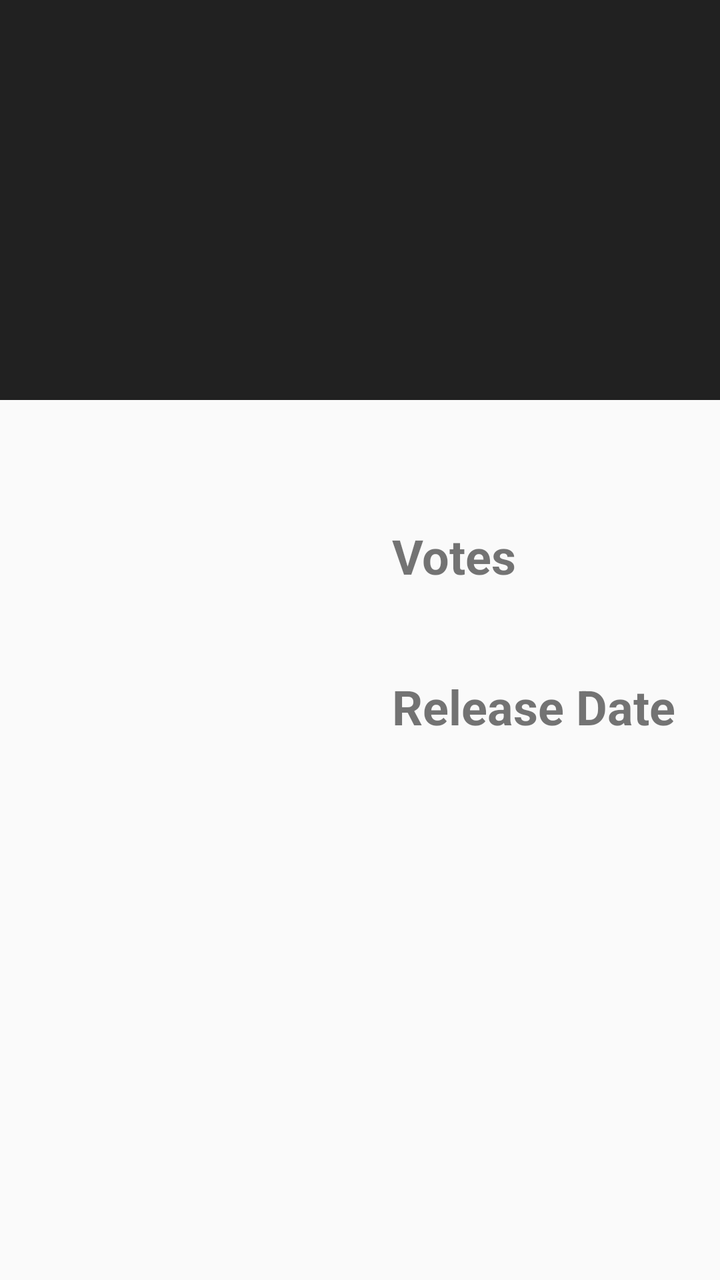
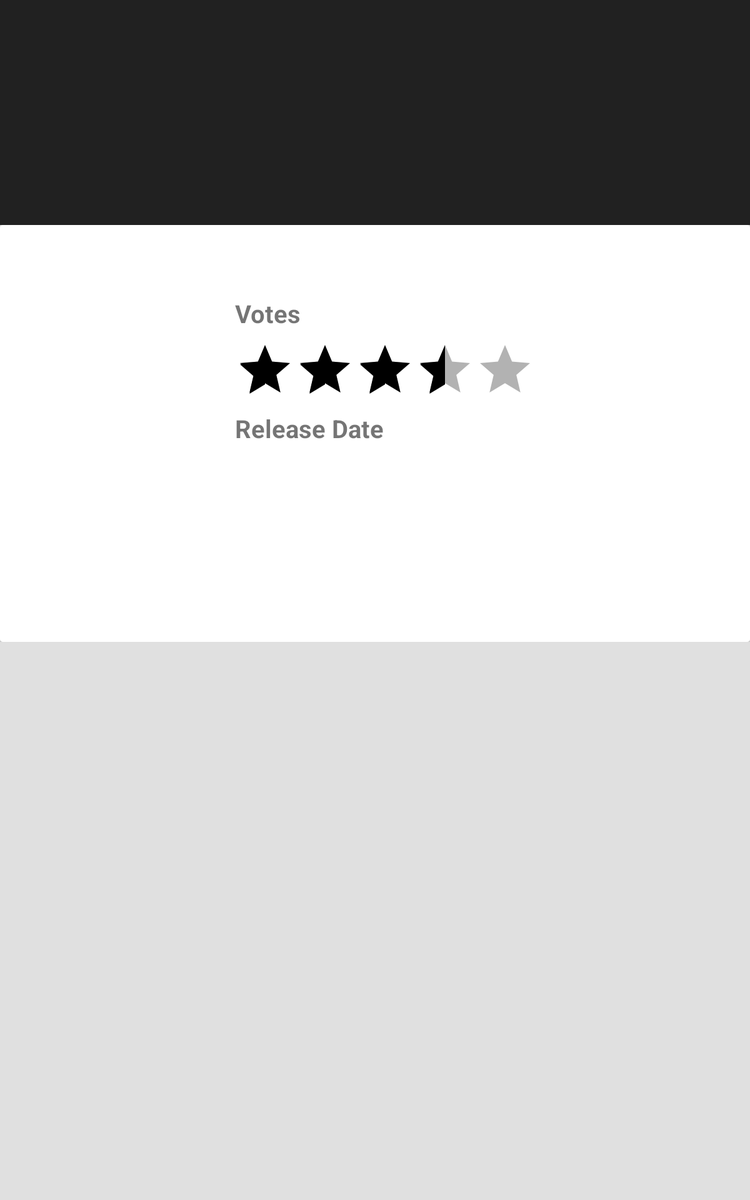

Two renders of one Android screen. The first uses the default layout on a phone; the second uses the alternative layout the repository ships for a different screen configuration, on a matching device. The two XML files are below.
<!-- AndroidManifest.xml: activity theme AppTheme.NoActionBar -->
<!-- res/layout/fragment_details.xml -->
<LinearLayout xmlns:android="http://schemas.android.com/apk/res/android"
    xmlns:app="http://schemas.android.com/apk/res-auto"
    xmlns:tools="http://schemas.android.com/tools"
    android:layout_width="match_parent"
    android:layout_height="match_parent"
    tools:context="io.github.the_dagger.movies.DetailsActivityFragment"
    tools:showIn="@layout/activity_details">
    <android.support.design.widget.CoordinatorLayout xmlns:android="http://schemas.android.com/apk/res/android"
        xmlns:app="http://schemas.android.com/apk/res-auto"
        android:layout_width="match_parent"
        android:layout_height="match_parent">

                <android.support.design.widget.AppBarLayout
                    android:layout_width="match_parent"
                    android:layout_height="200dp"
                    android:id="@+id/place"
                    android:theme="@style/AppTheme.AppBarOverlay">

                    <android.support.design.widget.CollapsingToolbarLayout
                        android:id="@+id/collapsing_toolbar"
                        android:layout_width="match_parent"
                        android:layout_height="match_parent"
                        app:contentScrim="?attr/colorPrimary"
                        app:layout_scrollFlags="scroll|exitUntilCollapsed">

                        <ImageView
                            android:id="@+id/backdrop"
                            android:layout_width="match_parent"
                            android:layout_height="match_parent"
                            android:scaleType="centerCrop"
                            app:layout_collapseMode="parallax" />


                        <android.support.v7.widget.Toolbar
                            android:id="@+id/toolbar"
                            android:layout_width="match_parent"
                            android:layout_height="?attr/actionBarSize"
                            app:layout_collapseMode="pin" />
                    </android.support.design.widget.CollapsingToolbarLayout>
                </android.support.design.widget.AppBarLayout>
        <android.support.v4.widget.NestedScrollView
            android:layout_width="match_parent"
            android:id="@+id/scrollView"
            android:layout_height="match_parent"
            app:layout_behavior="@string/appbar_scrolling_view_behavior">
        <RelativeLayout
            android:id="@+id/detail_activity_relative_layout"
            android:layout_width="wrap_content"
            android:layout_height="wrap_content">

            <ImageView
                android:id="@+id/posterImageDetail"
                android:layout_width="180dp"
                android:layout_height="250dp"
                android:layout_marginRight="8dp"
                android:layout_marginTop="8dp" />

            <LinearLayout
                android:id="@+id/linearLayout"
                android:layout_width="wrap_content"
                android:layout_height="wrap_content"
                android:layout_alignBottom="@+id/posterImageDetail"
                android:layout_marginLeft="8dp"
                android:layout_toEndOf="@id/posterImageDetail"
                android:layout_toRightOf="@id/posterImageDetail"
                android:gravity="center_vertical"
                android:orientation="vertical"
                android:layout_alignTop="@+id/posterImageDetail">

                <TextView
                    android:id="@+id/vote"
                    android:layout_width="wrap_content"
                    android:layout_height="wrap_content"
                    android:layout_marginBottom="8dp"
                    android:text="Votes"
                    android:textSize="24sp"
                    android:textStyle="bold" />

                <TextView
                    android:id="@+id/ratingDetail"
                    android:layout_width="wrap_content"
                    android:layout_height="wrap_content"
                    android:layout_marginBottom="8dp"
                    android:gravity="center"
                    android:textSize="20sp" />

                <TextView
                    android:id="@+id/releaseDateTitle"
                    android:layout_width="wrap_content"
                    android:layout_height="wrap_content"
                    android:layout_marginBottom="8dp"
                    android:text="Release Date"
                    android:textSize="24sp"
                    android:textStyle="bold" />

                <TextView
                    android:id="@+id/releaseDate"
                    android:layout_width="wrap_content"
                    android:layout_height="wrap_content"
                    android:gravity="center"
                    android:textSize="20sp" />
            </LinearLayout>

            <TextView
                android:id="@+id/movieDetailTitle"
                android:layout_width="match_parent"
                android:layout_height="wrap_content"
                android:layout_below="@id/posterImageDetail"
                android:layout_marginLeft="8dp"
                android:layout_marginRight="8dp"
                android:layout_marginTop="8dp"
                android:gravity="center_vertical"
                android:textSize="24sp"
                android:textStyle="bold" />

            <TextView
                android:id="@+id/movieSummary"
                android:layout_width="match_parent"
                android:layout_height="wrap_content"
                android:layout_below="@id/movieDetailTitle"
                android:layout_marginBottom="8dp"
                android:layout_marginLeft="8dp"
                android:layout_marginTop="8dp"
                android:layout_marginRight="8dp"
                android:singleLine="false"
                android:textSize="20sp" />
        </RelativeLayout>
    </android.support.v4.widget.NestedScrollView>
    </android.support.design.widget.CoordinatorLayout>
</LinearLayout>
<!-- res/layout/activity_details.xml (included above) -->
<?xml version="1.0" encoding="utf-8"?>
<LinearLayout xmlns:android="http://schemas.android.com/apk/res/android"
    android:layout_width="match_parent"
    android:layout_height="match_parent">
    <include layout="@layout/content_details" />
</LinearLayout>
<!-- res/layout/content_details.xml (included above) -->
<android.support.design.widget.CoordinatorLayout xmlns:android="http://schemas.android.com/apk/res/android"
    xmlns:app="http://schemas.android.com/apk/res-auto"
    xmlns:tools="http://schemas.android.com/tools"
    android:layout_width="match_parent"
    android:layout_height="match_parent"
    android:background="#ffe5e5e5"
    tools:context="io.github.the_dagger.movies.DetailsActivity"
    tools:showIn="@layout/activity_details">

    <android.support.design.widget.AppBarLayout
        android:id="@+id/place"
        android:layout_width="match_parent"
        android:layout_height="280dp"
        android:theme="@style/AppTheme.AppBarOverlay">

        <android.support.design.widget.CollapsingToolbarLayout
            android:id="@+id/collapsing_toolbar"
            android:layout_width="match_parent"
            android:layout_height="match_parent"
            app:contentScrim="?attr/colorPrimary"
            app:layout_scrollFlags="scroll|exitUntilCollapsed">

            <ImageView
                android:id="@+id/backdrop"
                android:layout_width="match_parent"
                android:layout_height="match_parent"
                android:scaleType="centerCrop"
                app:layout_collapseMode="parallax" />

            <android.support.v7.widget.Toolbar
                android:id="@+id/toolbar"
                android:layout_width="match_parent"
                android:layout_height="?attr/actionBarSize"
                app:layout_collapseMode="pin" />
        </android.support.design.widget.CollapsingToolbarLayout>
    </android.support.design.widget.AppBarLayout>

    <android.support.v4.widget.NestedScrollView
        android:id="@+id/scrollView"
        android:layout_width="match_parent"
        android:layout_height="match_parent"
        android:layout_marginBottom="8dp"
        android:background="#ffe5e5e5"
        app:layout_behavior="@string/appbar_scrolling_view_behavior">

        <LinearLayout
            android:layout_width="match_parent"
            android:layout_height="match_parent"
            android:orientation="vertical">

            <android.support.v7.widget.CardView xmlns:android="http://schemas.android.com/apk/res/android"
                android:layout_width="match_parent"
                android:layout_height="wrap_content"
                android:layout_margin="4dp"
                android:background="#ffe5e5e5"
                android:elevation="8dp"
                tools:targetApi="lollipop">

                
                
                
                
                <LinearLayout
                    android:layout_width="match_parent"
                    android:layout_height="match_parent"
                    android:orientation="vertical">

                    <LinearLayout
                        android:layout_width="match_parent"
                        android:layout_height="280dp"
                        android:orientation="horizontal">

                            <ImageView
                                android:id="@+id/posterImageDetail"
                                android:layout_width="180dp"
                                android:layout_height="wrap_content"
                                android:layout_marginBottom="8dp"
                                android:layout_marginLeft="8dp"
                                android:layout_marginTop="8dp"
                                android:scaleType="fitXY"
                                android:transitionName="@string/activity_image_trans"
                                tools:targetApi="lollipop" />

                        <LinearLayout
                            android:layout_width="match_parent"
                            android:layout_height="match_parent"
                            android:layout_margin="8dp"
                            android:gravity="center"
                            android:orientation="vertical">

                            <TextView
                                android:layout_width="wrap_content"
                                android:layout_height="wrap_content"
                                android:layout_marginBottom="4dp"
                                android:text="Language"
                                android:textAppearance="@android:style/TextAppearance.Material.Title"
                                android:textSize="20sp"
                                android:textStyle="bold"
                                android:typeface="sans"
                                tools:targetApi="lollipop" />

                            <TextView
                                android:id="@+id/language"
                                android:layout_width="wrap_content"
                                android:layout_height="wrap_content"
                                android:layout_marginBottom="8dp"
                                android:textAppearance="@android:style/TextAppearance.Material.Body1"
                                android:textColor="#000"
                                android:textSize="14sp"
                                android:typeface="sans"
                                tools:targetApi="lollipop" />

                            <TextView
                                android:id="@+id/releaseDateTitle"
                                android:layout_width="wrap_content"
                                android:layout_height="wrap_content"
                                android:layout_marginBottom="4dp"
                                android:text="Release Date"
                                android:textAppearance="@android:style/TextAppearance.Material.Title"
                                android:textSize="20sp"
                                android:textStyle="bold"
                                android:typeface="sans"
                                tools:targetApi="lollipop" />

                            <TextView
                                android:id="@+id/releaseDate"
                                android:layout_width="wrap_content"
                                android:layout_height="wrap_content"
                                android:textAppearance="@android:style/TextAppearance.Material.Body1"
                                android:textColor="#000"
                                android:textSize="14sp"
                                android:typeface="sans"
                                tools:targetApi="lollipop" />
                        </LinearLayout>

                    </LinearLayout>
                    <TextView
                        android:id="@+id/movieDetailTitle"
                        android:layout_width="match_parent"
                        android:layout_height="wrap_content"
                        android:layout_marginLeft="8dp"
                        android:layout_marginRight="8dp"
                        android:layout_marginTop="4dp"
                        android:gravity="center_vertical"
                        android:textAppearance="@android:style/TextAppearance.Material.Title"
                        android:textSize="20sp"
                        android:textStyle="bold"
                        android:typeface="sans"
                        tools:targetApi="lollipop" />
                    <TextView
                        android:id="@+id/movieSummary"
                        android:layout_width="match_parent"
                        android:layout_height="wrap_content"
                        android:layout_marginBottom="8dp"
                        android:layout_marginLeft="8dp"
                        android:layout_marginRight="8dp"
                        android:layout_marginTop="8dp"
                        android:singleLine="false"
                        android:textAppearance="@android:style/TextAppearance.Material.Body1"
                        android:textColor="#000"
                        android:textSize="14sp"
                        android:typeface="sans"
                        tools:targetApi="lollipop" />
                    
                </LinearLayout>
            </android.support.v7.widget.CardView>

            
            
            
            
            
            

            
            
            
            
            
            
            
            
            
            
            
            

            
            

            

            <android.support.v7.widget.CardView
                android:layout_width="match_parent"
                android:layout_height="wrap_content"
                android:layout_margin="4dp"
                android:background="#ffe5e5e5"
                android:elevation="8dp">

                <LinearLayout
                    android:layout_width="match_parent"
                    android:layout_height="match_parent"
                    android:orientation="vertical">

                    <TextView
                        android:id="@+id/vote"
                        android:layout_width="wrap_content"
                        android:layout_height="wrap_content"
                        android:layout_margin="8dp"
                        android:layout_marginBottom="8dp"
                        android:text="Votes"
                        android:textAppearance="@android:style/TextAppearance.Material.Title"
                        android:textSize="20sp"
                        android:textStyle="bold"
                        android:typeface="sans"
                        tools:targetApi="lollipop" />

                    <RatingBar
                        android:id="@+id/ratingBar1"
                        android:layout_width="wrap_content"
                        android:layout_height="wrap_content"
                        android:layout_margin="8dp"
                        android:isIndicator="true"
                        android:numStars="5"
                        android:stepSize="0.5"
                        android:theme="@style/RatingBar" />

                    <TextView
                        android:id="@+id/trailersText"
                        android:layout_width="wrap_content"
                        android:layout_height="wrap_content"
                        android:layout_margin="8dp"
                        android:text="Trailers"
                        android:textAppearance="@android:style/TextAppearance.Material.Title"
                        android:textSize="20sp"
                        android:textStyle="bold"
                        android:typeface="sans"
                        tools:targetApi="lollipop" />

                    <android.support.v7.widget.RecyclerView
                        android:id="@+id/trailerRv"
                        android:layout_width="match_parent"
                        android:layout_height="wrap_content"></android.support.v7.widget.RecyclerView>
                </LinearLayout>
            </android.support.v7.widget.CardView>

            <android.support.v7.widget.CardView
                android:id="@+id/reviewCardView"
                android:layout_width="match_parent"
                android:layout_height="wrap_content"
                android:layout_margin="4dp"
                android:background="?attr/selectableItemBackground"
                android:elevation="8dp">

                <LinearLayout
                    android:layout_width="match_parent"
                    android:layout_height="match_parent"
                    android:orientation="vertical">

                    <TextView
                        android:layout_width="match_parent"
                        android:layout_height="wrap_content"
                        android:layout_margin="8dp"
                        android:text="Reviews"
                        android:textAppearance="@android:style/TextAppearance.Material.Title"
                        android:textColor="#000"
                        android:textSize="20sp"
                        android:textStyle="bold"
                        android:typeface="sans"
                        tools:targetApi="lollipop" />

                    <android.support.v7.widget.RecyclerView
                        android:id="@+id/reviewRv"
                        android:layout_width="match_parent"
                        android:layout_height="wrap_content"></android.support.v7.widget.RecyclerView>
                </LinearLayout>
            </android.support.v7.widget.CardView>
        </LinearLayout>
    </android.support.v4.widget.NestedScrollView>

    <android.support.design.widget.FloatingActionButton
        android:id="@+id/fab"
        android:layout_width="wrap_content"
        android:layout_height="wrap_content"
        android:layout_margin="@dimen/activity_horizontal_margin"
        app:layout_anchor="@id/place"
        app:layout_anchorGravity="bottom|right|end" />
</android.support.design.widget.CoordinatorLayout>
<!-- resources referenced by this layout -->
<resources>
  <dimen name="activity_horizontal_margin">16dp</dimen>
  <string name="activity_image_trans">activity_image_transition</string>
  <style name="AppTheme.AppBarOverlay" parent="ThemeOverlay.AppCompat.Dark.ActionBar" />
  <style name="RatingBar" parent="Theme.AppCompat">
          <item name="colorControlNormal">@color/colorPrimaryDark</item>
          <item name="colorControlActivated">@color/colorPrimaryDark</item>
      </style>
  <!-- from res/values-v21/ -->
  <style name="AppTheme.NoActionBar">
          <item name="windowActionBar">false</item>
          <item name="android:windowContentTransitions">true</item>
          <item name="actionBarWidgetTheme">@style/Theme.AppCompat.CustomShareIcon</item>
          <item name="android:actionBarWidgetTheme">@style/Theme.AppCompat.CustomShareIcon</item>
          <item name="windowNoTitle">true</item>
      </style>
  <color name="colorPrimaryDark">#000000</color>
  <!-- from res/values-v21/ -->
  <style name="Theme.AppCompat.CustomShareIcon" parent="@style/Theme.AppCompat">
          <item name="actionModeShareDrawable">@drawable/ic_share_white_24dp</item> 
      </style>
</resources>
<!-- res/layout-sw600dp/fragment_details.xml (the repository's variant of the layout above) -->
<!-- drawn on a 7-inch tablet held upright -->
<LinearLayout xmlns:android="http://schemas.android.com/apk/res/android"
    xmlns:app="http://schemas.android.com/apk/res-auto"
    xmlns:tools="http://schemas.android.com/tools"
    android:layout_width="match_parent"
    android:layout_height="match_parent"
    tools:context="io.github.the_dagger.movies.DetailsActivityFragment"
    tools:showIn="@layout/activity_details">

    <android.support.design.widget.CoordinatorLayout xmlns:android="http://schemas.android.com/apk/res/android"
        xmlns:app="http://schemas.android.com/apk/res-auto"
        android:layout_width="match_parent"
        android:layout_height="match_parent">

        <android.support.design.widget.AppBarLayout
            android:id="@+id/place"
            android:layout_width="match_parent"
            android:layout_height="180dp"
            android:theme="@style/AppTheme.AppBarOverlay">

            <android.support.design.widget.CollapsingToolbarLayout
                android:id="@+id/collapsing_toolbar"
                android:layout_width="match_parent"
                android:layout_height="match_parent"
                app:contentScrim="?attr/colorPrimary"
                app:layout_scrollFlags="scroll|exitUntilCollapsed">

                <ImageView
                    android:id="@+id/backdrop"
                    android:layout_width="match_parent"
                    android:layout_height="match_parent"
                    android:scaleType="centerCrop"
                    app:layout_collapseMode="parallax" />


                <android.support.v7.widget.Toolbar
                    android:id="@+id/toolbar"
                    android:layout_width="match_parent"
                    android:layout_height="?attr/actionBarSize"
                    app:layout_collapseMode="pin" />
            </android.support.design.widget.CollapsingToolbarLayout>
        </android.support.design.widget.AppBarLayout>

        <android.support.v4.widget.NestedScrollView
            android:id="@+id/scrollView"
            android:layout_width="match_parent"
            android:background="#E0E0E0"
            android:layout_height="match_parent"
            app:layout_behavior="@string/appbar_scrolling_view_behavior">

            <LinearLayout
                android:layout_width="match_parent"
                android:layout_height="match_parent"
                android:layout_gravity="fill_vertical"
                android:orientation="vertical">
                <android.support.v7.widget.CardView xmlns:android="http://schemas.android.com/apk/res/android"
                    android:layout_width="match_parent"
                    android:elevation="8dp"
                    android:layout_height="wrap_content"
                    android:background="#ffe5e5e5">

                    <RelativeLayout
                        android:id="@+id/detail_activity_relative_layout"
                        android:layout_width="match_parent"
                        android:layout_height="wrap_content">

                        <ImageView
                            android:id="@+id/posterImageDetail"
                            android:layout_width="180dp"
                            android:layout_height="250dp"
                            android:transitionName="profile"
                            android:layout_marginTop="8dp"
                            />
                            <LinearLayout
                                android:id="@+id/linearLayout"
                                android:layout_width="wrap_content"
                                android:layout_height="match_parent"
                                android:layout_alignBottom="@+id/posterImageDetail"
                                android:layout_alignTop="@+id/posterImageDetail"
                                android:layout_toEndOf="@id/posterImageDetail"
                                android:layout_toRightOf="@id/posterImageDetail"
                                android:gravity="center_vertical"
                                android:orientation="vertical"
                                android:layout_margin="8dp">

                                <TextView
                                    android:id="@+id/vote"
                                    android:layout_width="wrap_content"
                                    android:layout_height="wrap_content"
                                    android:layout_marginBottom="8dp"
                                    android:text="Votes"
                                    android:textSize="20sp"
                                    android:textStyle="bold" />

                                <RatingBar
                                    android:rating="3.5"
                                    android:stepSize="0.5"
                                    android:numStars="5"
                                    android:id="@+id/ratingBar1"
                                    android:theme="@style/RatingBar"
                                    android:layout_width="wrap_content"
                                    android:layout_height="wrap_content"/>

                                <TextView
                                    android:id="@+id/releaseDateTitle"
                                    android:layout_width="wrap_content"
                                    android:layout_height="wrap_content"
                                    android:layout_marginBottom="8dp"
                                    android:text="Release Date"
                                    android:textSize="20sp"
                                    android:textStyle="bold" />

                                <TextView
                                    android:id="@+id/releaseDate"
                                    android:layout_width="wrap_content"
                                    android:layout_height="wrap_content"
                                    android:gravity="center"
                                    android:textSize="18sp" />
                            </LinearLayout>


                        <TextView
                            android:id="@+id/movieDetailTitle"
                            android:layout_width="match_parent"
                            android:layout_height="wrap_content"
                            android:layout_below="@id/posterImageDetail"
                            android:layout_marginLeft="8dp"
                            android:layout_marginRight="8dp"
                            android:layout_marginTop="8dp"
                            android:gravity="center_vertical"
                            android:textSize="20sp"
                            android:textStyle="bold" />

                        <TextView
                            android:id="@+id/movieSummary"
                            android:layout_width="match_parent"
                            android:layout_height="wrap_content"
                            android:layout_below="@id/movieDetailTitle"
                            android:layout_marginBottom="8dp"
                            android:layout_marginLeft="8dp"
                            android:layout_marginRight="8dp"
                            android:layout_marginTop="8dp"
                            android:singleLine="false"
                            android:textSize="18sp" />
                    </RelativeLayout>

                </android.support.v7.widget.CardView>

            </LinearLayout>
        </android.support.v4.widget.NestedScrollView>
    </android.support.design.widget.CoordinatorLayout>
</LinearLayout>
